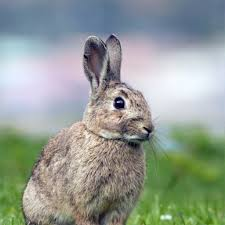
#> input picture conejo.jpg, 225 x 225 px
$ python ejercicio05.py
#> lines starting #> are read from the running program, lines starting #| are printed output that depends on the picture
######################################
#            ejercicio05.py
#####################################
import imutils
import cv2

image = cv2.imread("conejo.jpg")
#> image is the input picture: shape (225, 225, 3); mean B, G, R 148.2, 156.6, 147.3

#obtenemos  valores de la imagen
(h, w, d) = image.shape
#> h = 225; w = 225; d = 3
print("width={}, height={}, depth={}".format(w, h, d))
#| width=225, height=225, depth=3

#obtenemos un pixel en especifico
(B, G, R) = image[100, 50]
#> B = 216; G = 195; R = 194
print("R={}, G={}, B={}".format(R, G, B))
#| R=194, G=195, B=216

cv2.imshow("Imagen", image)

#obtener una region de la imagen
roi = image[40:160, 90:160]
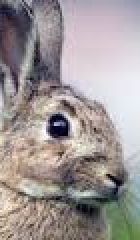
#> roi: shape (120, 70, 3) (shown 2 times larger); mean B, G, R 150.7, 151, 158.9
cv2.imshow("ROI", roi)

#cambiando el tamaño
resized = cv2.resize(image, (100, 100))
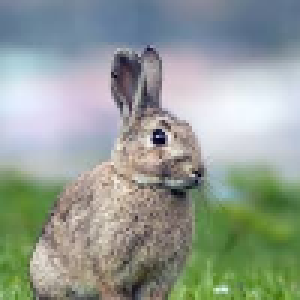
#> resized: shape (100, 100, 3) (shown 3 times larger); mean B, G, R 148.1, 156.6, 147.2
cv2.imshow("Cambio de Tamaño", resized)

#Rotando Imagen
center = (w // 2, h // 2)
#> center = (112, 112)
M = cv2.getRotationMatrix2D(center, 90, 1.0)
rotated = cv2.warpAffine(image, M, (w, h))
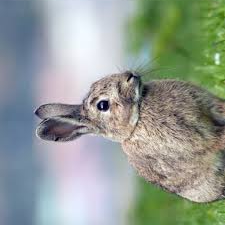
#> rotated: shape (225, 225, 3); mean B, G, R 148.2, 156.6, 147.3
cv2.imshow("OpenCV Rotacion", rotated)

#Rotando Imagen con una simple linea
rotated2 = imutils.rotate_bound(image, 45)
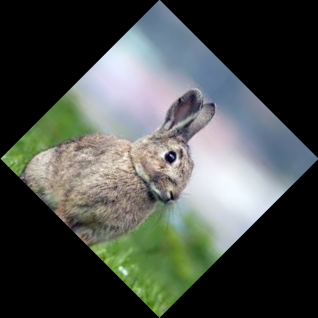
#> rotated2: shape (318, 318, 3); mean B, G, R 74.2, 78.4, 73.7
cv2.imshow("Imutils Rotacion", rotated2)

#Dibujando  un rectangulo
output = image.copy()
cv2.rectangle(output, (90, 40), (160, 160), (0, 0, 255), 2)
cv2.imshow("Rectangulo", output)

#Dibujando un circulo
output = image.copy()
cv2.circle(output, (100, 100), 20, (255, 0, 0), -1)
cv2.imshow("Circle", output)

#dibujando una linea
output = image.copy()
cv2.line(output, (10, 10), (200, 200), (0, 0, 255), 5)
cv2.imshow("Linea", output)

#Colocando Texto
output = image.copy()
cv2.putText(output, "Raspberry PI", (10, 25),
cv2.FONT_HERSHEY_SIMPLEX, 0.7, (0, 255, 0), 2)
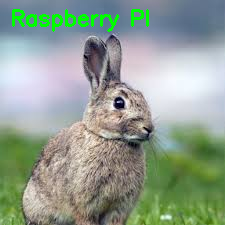
#> output: shape (225, 225, 3); mean B, G, R 145.1, 159.1, 145.1
cv2.imshow("Text", output)

cv2.waitKey(0)
